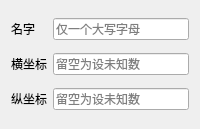
<?xml version="1.0" encoding="UTF-8"?>
<ui version="4.0">
 <class>MsgBoxPoint</class>
 <widget class="QWidget" name="MsgBoxPoint">
  <property name="geometry">
   <rect>
    <x>0</x>
    <y>0</y>
    <width>200</width>
    <height>129</height>
   </rect>
  </property>
  <property name="windowTitle">
   <string>Form</string>
  </property>
  <layout class="QGridLayout" name="gridLayout">
   <item row="0" column="0">
    <widget class="StrongBodyLabel" name="StrongBodyLabel">
     <property name="text">
      <string>名字</string>
     </property>
    </widget>
   </item>
   <item row="0" column="1">
    <widget class="LineEdit" name="LineEdit_name">
     <property name="placeholderText">
      <string>仅一个大写字母</string>
     </property>
    </widget>
   </item>
   <item row="1" column="0">
    <widget class="StrongBodyLabel" name="StrongBodyLabel_2">
     <property name="text">
      <string>横坐标</string>
     </property>
    </widget>
   </item>
   <item row="1" column="1">
    <widget class="LineEdit" name="LineEdit_x">
     <property name="placeholderText">
      <string>留空为设未知数</string>
     </property>
    </widget>
   </item>
   <item row="2" column="0">
    <widget class="StrongBodyLabel" name="StrongBodyLabel_3">
     <property name="text">
      <string>纵坐标</string>
     </property>
    </widget>
   </item>
   <item row="2" column="1">
    <widget class="LineEdit" name="LineEdit_y">
     <property name="placeholderText">
      <string>留空为设未知数</string>
     </property>
    </widget>
   </item>
  </layout>
 </widget>
 <customwidgets>
  <customwidget>
   <class>StrongBodyLabel</class>
   <extends>QLabel</extends>
   <header>qfluentwidgets</header>
  </customwidget>
  <customwidget>
   <class>LineEdit</class>
   <extends>QLineEdit</extends>
   <header>qfluentwidgets</header>
  </customwidget>
 </customwidgets>
 <resources/>
 <connections/>
</ui>
